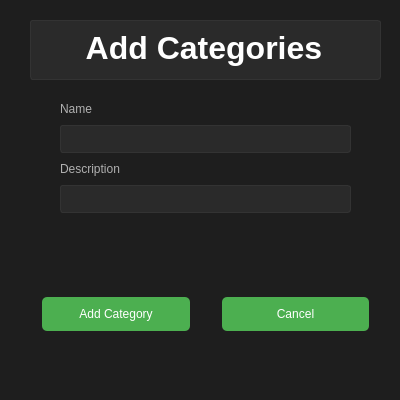
<?xml version="1.0" encoding="UTF-8"?>
<ui version="4.0">
 <class>addProduct</class>
 <widget class="QWidget" name="addProduct">
  <property name="geometry">
   <rect>
    <x>0</x>
    <y>0</y>
    <width>400</width>
    <height>400</height>
   </rect>
  </property>
  <property name="minimumSize">
   <size>
    <width>400</width>
    <height>400</height>
   </size>
  </property>
  <property name="maximumSize">
   <size>
    <width>400</width>
    <height>400</height>
   </size>
  </property>
  <property name="windowTitle">
   <string>Form</string>
  </property>
  <property name="styleSheet">
   <string notr="true">/* Estilo para el QMainWindow */
QMainWindow {
    background-color: #121212; /* Fondo principal */
    color: #FFFFFF; /* Texto principal */
}

/* Estilo para todos los QWidget */
QWidget {
    background-color: #1E1E1E; /* Fondo secundario */
    color: #FFFFFF; /* Texto principal */
}

/* Estilo para botones (QPushButton) */
QPushButton {
    background-color: #4CAF50; /* Color de fondo de botones */
    color: #FFFFFF; /* Texto en botones */
    border: none; /* Sin bordes */
    padding: 10px; /* Espaciado interno */
    border-radius: 5px; /* Bordes redondeados */
    min-width: 100px; /* Ancho mínimo */
}

/* Estilo para botones al pasar el ratón */
QPushButton:hover {
    background-color: #388E3C; /* Color de fondo al pasar el ratón */
}

/* Estilo para botones deshabilitados */
QPushButton:disabled {
    background-color: #555555; /* Color para botones deshabilitados */
    color: #B0B0B0; /* Texto deshabilitado */
}

/* Estilo para campos de texto (QLineEdit, QTextEdit) */
QLineEdit, QTextEdit {
    background-color: #2A2A2A; /* Fondo de campos de texto */
    color: #FFFFFF; /* Texto en campos de texto */
    border: 1px solid #333333; /* Borde del campo de texto */
    padding: 5px; /* Espaciado interno */
    border-radius: 3px; /* Bordes redondeados */
}

/* Estilo para QLabel */
QLabel {
    color: #B0B0B0; /* Texto secundario */
}

/* Estilo para las listas (QListWidget, QListView) */
QListWidget, QListView {
    background-color: #1E1E1E; /* Fondo de la lista */
    color: #FFFFFF; /* Texto en la lista */
    border: 1px solid #333333; /* Borde de la lista */
}

/* Estilo para elementos seleccionados en listas */
QListWidget::item:selected, QListView::item:selected {
    background-color: #4CAF50; /* Color de fondo del elemento seleccionado */
    color: #FFFFFF; /* Color del texto seleccionado */
}

/* Estilo para las barras de progreso (QProgressBar) */
QProgressBar {
    background-color: #2A2A2A; /* Fondo de la barra de progreso */
    border: 1px solid #333333; /* Borde de la barra de progreso */
    border-radius: 5px; /* Bordes redondeados */
}

QProgressBar::chunk {
    background-color: #4CAF50; /* Color de la parte llena de la barra de progreso */
}

/* Estilo para las ComboBox */
QComboBox {
    background-color: #2A2A2A; /* Fondo de ComboBox */
    color: #FFFFFF; /* Texto en ComboBox */
    border: 1px solid #333333; /* Borde de ComboBox */
    padding: 5px; /* Espaciado interno */
    border-radius: 3px; /* Bordes redondeados */
}

/* Estilo para el menú desplegable en ComboBox */
QComboBox QAbstractItemView {
    background-color: #1E1E1E; /* Fondo del menú desplegable */
    color: #FFFFFF; /* Texto en el menú desplegable */
}

/* Estilo para elementos seleccionados en ComboBox */
QComboBox QAbstractItemView::item:selected {
    background-color: #4CAF50; /* Color de fondo del elemento seleccionado */
    color: #FFFFFF; /* Color del texto seleccionado */
}

/* Estilo para las barras de estado (QStatusBar) */
QStatusBar {
    background-color: #1E1E1E; /* Fondo de la barra de estado */
    color: #B0B0B0; /* Texto en la barra de estado */
}

/* Estilo para cuadros de mensaje (QMessageBox) */
QMessageBox {
    background-color: #1E1E1E; /* Fondo de cuadros de mensaje */
    color: #FFFFFF; /* Texto en cuadros de mensaje */
}

/* Estilo para los iconos (QIcon) */
QPushButton::icon {
    padding-right: 5px; /* Espaciado entre el icono y el texto */
}

/* Estilo para tablas (QTableWidget, QTableView) */
QTableWidget, QTableView {
    background-color: #1E1E1E; /* Fondo de la tabla */
    color: #FFFFFF; /* Texto en la tabla */
    border: 1px solid #333333; /* Borde de la tabla */
}

QTableWidget::item:selected, QTableView::item:selected {
    background-color: #4CAF50; /* Color de fondo del elemento seleccionado en tabla */
    color: #FFFFFF; /* Color del texto seleccionado en tabla */
}

/* Estilo para los elementos de la tabla al pasar el ratón */
QTableWidget::item:hover, QTableView::item:hover {
    background-color: #333333; /* Color de fondo al pasar el ratón sobre un elemento de la tabla */
}

/* Estilo para los mensajes de error */
QErrorMessage {
    background-color: #F44336; /* Fondo de mensajes de error */
    color: #FFFFFF; /* Texto en mensajes de error */
}

/* Estilo para CheckBox */
QCheckBox {
    color: #FFFFFF; /* Texto en CheckBox */
}

QCheckBox::indicator:unchecked {
    background-color: #2A2A2A; /* Fondo del CheckBox no marcado */
    border: 1px solid #333333; /* Borde del CheckBox no marcado */
}

QCheckBox::indicator:checked {
    background-color: #4CAF50; /* Fondo del CheckBox marcado */
}

/* Estilo para RadioButton */
QRadioButton {
    color: #FFFFFF; /* Texto en RadioButton */
}

QRadioButton::indicator:unchecked {
    background-color: #2A2A2A; /* Fondo del RadioButton no marcado */
    border: 1px solid #333333; /* Borde del RadioButton no marcado */
}

QRadioButton::indicator:checked {
    background-color: #4CAF50; /* Fondo del RadioButton marcado */
}
</string>
  </property>
  <widget class="QWidget" name="verticalLayoutWidget">
   <property name="geometry">
    <rect>
     <x>30</x>
     <y>20</y>
     <width>351</width>
     <height>311</height>
    </rect>
   </property>
   <layout class="QVBoxLayout" name="centerLayout">
    <item>
     <widget class="QTextBrowser" name="formTitle">
      <property name="minimumSize">
       <size>
        <width>200</width>
        <height>50</height>
       </size>
      </property>
      <property name="maximumSize">
       <size>
        <width>500</width>
        <height>60</height>
       </size>
      </property>
      <property name="html">
       <string>&lt;!DOCTYPE HTML PUBLIC &quot;-//W3C//DTD HTML 4.0//EN&quot; &quot;http://www.w3.org/TR/REC-html40/strict.dtd&quot;&gt;
&lt;html&gt;&lt;head&gt;&lt;meta name=&quot;qrichtext&quot; content=&quot;1&quot; /&gt;&lt;title&gt;Add Product&lt;/title&gt;&lt;style type=&quot;text/css&quot;&gt;
p, li { white-space: pre-wrap; }
&lt;/style&gt;&lt;/head&gt;&lt;body style=&quot; font-family:'MS Shell Dlg 2'; font-size:8.25pt; font-weight:400; font-style:normal;&quot;&gt;
&lt;p align=&quot;center&quot; style=&quot; margin-top:20px; margin-bottom:20px; margin-left:0px; margin-right:0px; -qt-block-indent:0; text-indent:0px;&quot;&gt;&lt;span style=&quot; font-family:'MS Shell Dlg 2,sans-serif'; font-size:24pt; font-weight:600; color:#ffffff;&quot;&gt;Add Categories&lt;/span&gt;&lt;span style=&quot; font-family:'MS Shell Dlg 2,sans-serif'; font-size:8pt; color:#ffffff;&quot;&gt; &lt;/span&gt;&lt;/p&gt;&lt;/body&gt;&lt;/html&gt;</string>
      </property>
     </widget>
    </item>
    <item>
     <layout class="QFormLayout" name="formLayout">
      <property name="fieldGrowthPolicy">
       <enum>QFormLayout::AllNonFixedFieldsGrow</enum>
      </property>
      <property name="rowWrapPolicy">
       <enum>QFormLayout::WrapAllRows</enum>
      </property>
      <property name="labelAlignment">
       <set>Qt::AlignLeading|Qt::AlignLeft|Qt::AlignVCenter</set>
      </property>
      <property name="horizontalSpacing">
       <number>15</number>
      </property>
      <property name="verticalSpacing">
       <number>9</number>
      </property>
      <property name="leftMargin">
       <number>30</number>
      </property>
      <property name="topMargin">
       <number>16</number>
      </property>
      <property name="rightMargin">
       <number>30</number>
      </property>
      <property name="bottomMargin">
       <number>0</number>
      </property>
      <item row="2" column="0">
       <widget class="QLabel" name="nameLabel">
        <property name="text">
         <string>Name</string>
        </property>
       </widget>
      </item>
      <item row="2" column="1">
       <widget class="QLineEdit" name="nameInput"/>
      </item>
      <item row="3" column="0">
       <widget class="QLabel" name="descriptionLabel">
        <property name="text">
         <string>Description</string>
        </property>
       </widget>
      </item>
      <item row="3" column="1">
       <widget class="QLineEdit" name="descriptionInput"/>
      </item>
     </layout>
    </item>
    <item>
     <layout class="QHBoxLayout" name="buttonsLayout">
      <property name="spacing">
       <number>32</number>
      </property>
      <property name="leftMargin">
       <number>12</number>
      </property>
      <property name="rightMargin">
       <number>12</number>
      </property>
      <item>
       <widget class="QPushButton" name="btnAdd">
        <property name="cursor">
         <cursorShape>PointingHandCursor</cursorShape>
        </property>
        <property name="text">
         <string>Add Category</string>
        </property>
       </widget>
      </item>
      <item>
       <widget class="QPushButton" name="btnCancel">
        <property name="cursor">
         <cursorShape>PointingHandCursor</cursorShape>
        </property>
        <property name="styleSheet">
         <string notr="true">QPushButton{
    background-color: #F44336; 
}

QPushButton#nombreBoton:hover {
    background-color: #D32F2F;  */
}


QPushButton#nombreBoton:disabled {
    background-color: #7E7E7E; 
    color: #B0B0B0;
}</string>
        </property>
        <property name="text">
         <string>Cancel</string>
        </property>
       </widget>
      </item>
     </layout>
    </item>
   </layout>
  </widget>
 </widget>
 <resources/>
 <connections/>
</ui>
